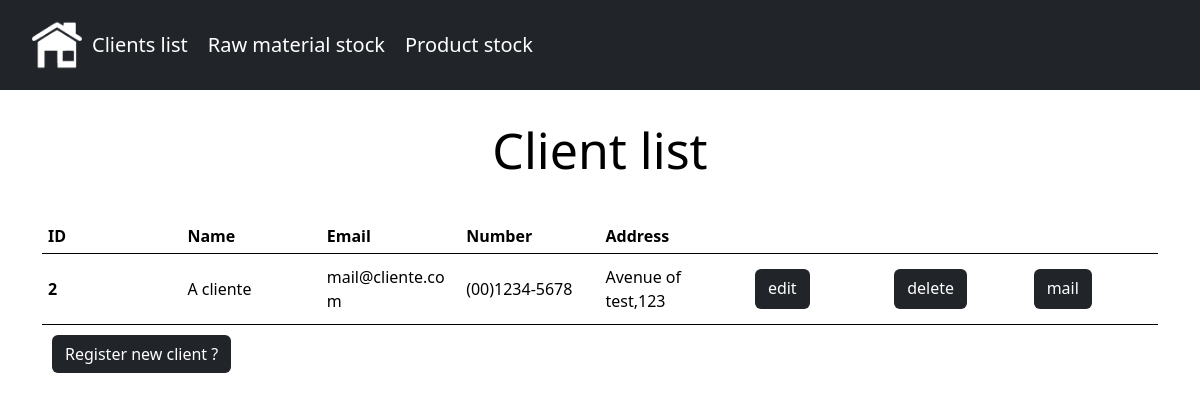
/client/, run on an earlier commit of the app's database.
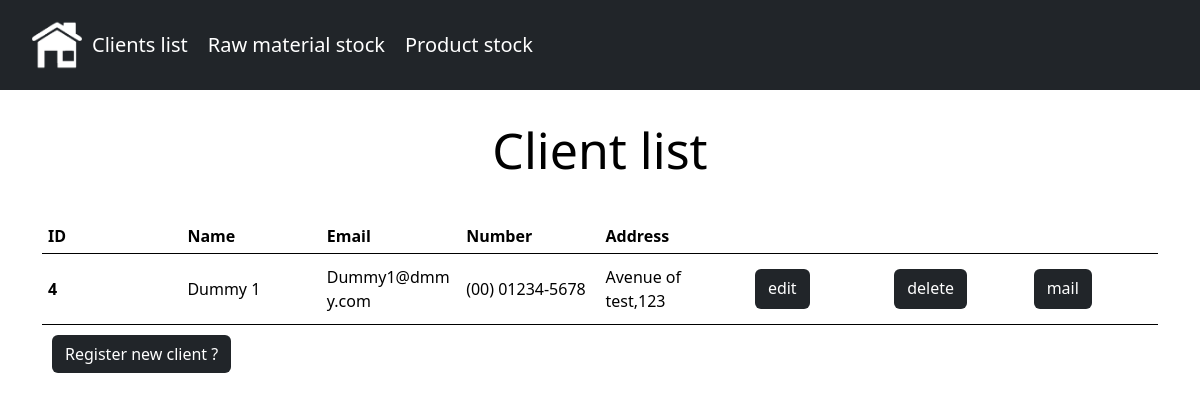
And on a later commit of the database.
### main/models.py (models this page shows)
class Client(models.Model):
    name = models.CharField(max_length=100, null=False, blank=False)
    email = models.EmailField(max_length=100)
    number = models.CharField(max_length=16)
    address = models.CharField(max_length=100)

### main/views.py (the view)
# urls.py: path('client/', ClientListView.as_view(), name='client_list'),
class ClientListView(ListView):
    model = Client

### main/templates/main/client_list.html (shortened to what this page needs)
{% extends "base.html" %}
    {% block content %}
        <h1 class="bigtext" style="padding:30px;">Client list</h1>
        <section class="table_component">
            {% if client_list %}
                <table class="list_box">
                    <thead>
                        <tr>
                            <th class="teste" scope="col">ID</th>
                            <th scope="col">Name</th>
                            <th scope="col">Email</th>
                            <th scope="col">Number</th>
                            <th scope="col">Address</th>
                            <th scope="col"></th>
                            <th scope="col"></th>
                            <th scope="col"></th>
                        </tr>
                    </thead>
                    <tbody>
                        {% for client in client_list %}
                            <tr>
                                <th scope="row">{{ client.pk }}</th>
                                <td>{{ client.name }}</td>
                                <td>{{ client.email }}</td>
                                <td>{{ client.number }}</td>
                                <td>{{ client.address }}</td>
                                <td><a href="update/{{ client.pk }}" class="btn bg-dark font text-white" style="height:40px;">edit</a></td>
                                <td><a href="{% url 'client_delete' pk=client.pk%}" class="btn bg-dark font text-white" style="height:40px;"> delete</a></td>
                                <td><a href="{% url 'client_mail' pk=client.pk%}" class="btn bg-dark font text-white" style="height:40px;"> mail</a></td>
                            </tr>
                        {% endfor %}
                    </tbody>
                </table>
            {% endif %}
        </section>
        <a href="{% url 'client_create'%}" class="btn bg-dark font text-white" style="orange">Register new client ?</a>
{% endblock %}

What changed in the data, as far as the page shows it:
removed Client: pk "2", name "A cliente", email "mail@cliente.com", number "(00)1234-5678", address "Avenue of test,123"
added Client: pk "4", name "Dummy 1", email "Dummy1@dmmy.com", number "(00) 01234-5678", address "Avenue of test,123"
